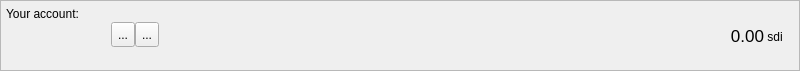
<?xml version="1.0" encoding="UTF-8"?>
<ui version="4.0">
 <class>AccountFrame</class>
 <widget class="QFrame" name="AccountFrame">
  <property name="geometry">
   <rect>
    <x>0</x>
    <y>0</y>
    <width>800</width>
    <height>71</height>
   </rect>
  </property>
  <property name="minimumSize">
   <size>
    <width>0</width>
    <height>70</height>
   </size>
  </property>
  <property name="maximumSize">
   <size>
    <width>16777215</width>
    <height>71</height>
   </size>
  </property>
  <property name="windowTitle">
   <string>Frame</string>
  </property>
  <property name="frameShape">
   <enum>QFrame::StyledPanel</enum>
  </property>
  <property name="frameShadow">
   <enum>QFrame::Plain</enum>
  </property>
  <layout class="QHBoxLayout" name="horizontalLayout_3">
   <property name="spacing">
    <number>0</number>
   </property>
   <property name="leftMargin">
    <number>5</number>
   </property>
   <property name="topMargin">
    <number>0</number>
   </property>
   <property name="rightMargin">
    <number>5</number>
   </property>
   <property name="bottomMargin">
    <number>0</number>
   </property>
   <item>
    <layout class="QVBoxLayout" name="verticalLayout_3">
     <property name="spacing">
      <number>1</number>
     </property>
     <property name="leftMargin">
      <number>0</number>
     </property>
     <property name="rightMargin">
      <number>0</number>
     </property>
     <item>
      <widget class="QLabel" name="label">
       <property name="minimumSize">
        <size>
         <width>0</width>
         <height>20</height>
        </size>
       </property>
       <property name="maximumSize">
        <size>
         <width>16777215</width>
         <height>20</height>
        </size>
       </property>
       <property name="text">
        <string>Your account:</string>
       </property>
       <property name="alignment">
        <set>Qt::AlignBottom|Qt::AlignLeading|Qt::AlignLeft</set>
       </property>
       <property name="margin">
        <number>0</number>
       </property>
       <property name="indent">
        <number>0</number>
       </property>
      </widget>
     </item>
     <item>
      <layout class="QHBoxLayout" name="horizontalLayout">
       <property name="spacing">
        <number>0</number>
       </property>
       <property name="bottomMargin">
        <number>0</number>
       </property>
       <item>
        <widget class="QLabel" name="m_addressLabel">
         <property name="sizePolicy">
          <sizepolicy hsizetype="Minimum" vsizetype="Preferred">
           <horstretch>0</horstretch>
           <verstretch>0</verstretch>
          </sizepolicy>
         </property>
         <property name="minimumSize">
          <size>
           <width>100</width>
           <height>22</height>
          </size>
         </property>
         <property name="maximumSize">
          <size>
           <width>16777215</width>
           <height>22</height>
          </size>
         </property>
         <property name="baseSize">
          <size>
           <width>0</width>
           <height>22</height>
          </size>
         </property>
         <property name="cursor">
          <cursorShape>IBeamCursor</cursorShape>
         </property>
         <property name="toolTip">
          <string>Your receiving address</string>
         </property>
         <property name="whatsThis">
          <string>This is your account address</string>
         </property>
         <property name="text">
          <string/>
         </property>
         <property name="alignment">
          <set>Qt::AlignBottom|Qt::AlignLeading|Qt::AlignLeft</set>
         </property>
         <property name="textInteractionFlags">
          <set>Qt::TextSelectableByKeyboard|Qt::TextSelectableByMouse</set>
         </property>
        </widget>
       </item>
       <item>
        <spacer name="horizontalSpacer_2">
         <property name="orientation">
          <enum>Qt::Horizontal</enum>
         </property>
         <property name="sizeType">
          <enum>QSizePolicy::Fixed</enum>
         </property>
         <property name="sizeHint" stdset="0">
          <size>
           <width>5</width>
           <height>25</height>
          </size>
         </property>
        </spacer>
       </item>
       <item>
        <widget class="QToolButton" name="m_copyButton">
         <property name="minimumSize">
          <size>
           <width>0</width>
           <height>25</height>
          </size>
         </property>
         <property name="toolTip">
          <string>Copy address</string>
         </property>
         <property name="statusTip">
          <string/>
         </property>
         <property name="whatsThis">
          <string/>
         </property>
         <property name="text">
          <string>...</string>
         </property>
         <property name="icon">
          <iconset resource="../../resources.qrc">
           <normaloff>:/icons/copy</normaloff>:/icons/copy</iconset>
         </property>
        </widget>
       </item>
       <item>
        <widget class="QToolButton" name="m_qrButton">
         <property name="minimumSize">
          <size>
           <width>0</width>
           <height>25</height>
          </size>
         </property>
         <property name="toolTip">
          <string>Show QR code</string>
         </property>
         <property name="statusTip">
          <string/>
         </property>
         <property name="text">
          <string>...</string>
         </property>
         <property name="icon">
          <iconset resource="../../resources.qrc">
           <normaloff>:/icons/qrcode</normaloff>:/icons/qrcode</iconset>
         </property>
        </widget>
       </item>
       <item>
        <spacer name="horizontalSpacer">
         <property name="orientation">
          <enum>Qt::Horizontal</enum>
         </property>
         <property name="sizeHint" stdset="0">
          <size>
           <width>0</width>
           <height>25</height>
          </size>
         </property>
        </spacer>
       </item>
       <item>
        <widget class="QLabel" name="totalBalance">
         <property name="sizePolicy">
          <sizepolicy hsizetype="Preferred" vsizetype="Preferred">
           <horstretch>0</horstretch>
           <verstretch>0</verstretch>
          </sizepolicy>
         </property>
         <property name="maximumSize">
          <size>
           <width>16777215</width>
           <height>24</height>
          </size>
         </property>
         <property name="font">
          <font>
           <pointsize>13</pointsize>
           <weight>50</weight>
           <bold>false</bold>
          </font>
         </property>
         <property name="toolTip">
          <string>Total balance</string>
         </property>
         <property name="statusTip">
          <string>Total balance</string>
         </property>
         <property name="text">
          <string>0.00</string>
         </property>
         <property name="alignment">
          <set>Qt::AlignBottom|Qt::AlignRight|Qt::AlignTrailing</set>
         </property>
         <property name="margin">
          <number>0</number>
         </property>
         <property name="textInteractionFlags">
          <set>Qt::TextSelectableByMouse</set>
         </property>
        </widget>
       </item>
       <item>
        <widget class="QLabel" name="label_2">
         <property name="sizePolicy">
          <sizepolicy hsizetype="Preferred" vsizetype="Fixed">
           <horstretch>0</horstretch>
           <verstretch>0</verstretch>
          </sizepolicy>
         </property>
         <property name="minimumSize">
          <size>
           <width>30</width>
           <height>20</height>
          </size>
         </property>
         <property name="maximumSize">
          <size>
           <width>16777215</width>
           <height>20</height>
          </size>
         </property>
         <property name="baseSize">
          <size>
           <width>-1</width>
           <height>20</height>
          </size>
         </property>
         <property name="text">
          <string> sdi</string>
         </property>
         <property name="alignment">
          <set>Qt::AlignBottom|Qt::AlignLeading|Qt::AlignLeft</set>
         </property>
         <property name="margin">
          <number>0</number>
         </property>
        </widget>
       </item>
      </layout>
     </item>
     <item>
      <widget class="QLabel" name="addressStatusLabel">
       <property name="minimumSize">
        <size>
         <width>0</width>
         <height>20</height>
        </size>
       </property>
       <property name="maximumSize">
        <size>
         <width>16777215</width>
         <height>20</height>
        </size>
       </property>
       <property name="text">
        <string/>
       </property>
       <property name="alignment">
        <set>Qt::AlignLeading|Qt::AlignLeft|Qt::AlignTop</set>
       </property>
       <property name="margin">
        <number>0</number>
       </property>
       <property name="indent">
        <number>0</number>
       </property>
      </widget>
     </item>
    </layout>
   </item>
  </layout>
 </widget>
 <resources>
  <include location="../../resources.qrc"/>
 </resources>
 <connections>
  <connection>
   <sender>m_copyButton</sender>
   <signal>clicked()</signal>
   <receiver>AccountFrame</receiver>
   <slot>copyAddress()</slot>
   <hints>
    <hint type="sourcelabel">
     <x>818</x>
     <y>26</y>
    </hint>
    <hint type="destinationlabel">
     <x>422</x>
     <y>295</y>
    </hint>
   </hints>
  </connection>
  <connection>
   <sender>m_qrButton</sender>
   <signal>clicked()</signal>
   <receiver>AccountFrame</receiver>
   <slot>showQR()</slot>
   <hints>
    <hint type="sourcelabel">
     <x>802</x>
     <y>34</y>
    </hint>
    <hint type="destinationlabel">
     <x>494</x>
     <y>35</y>
    </hint>
   </hints>
  </connection>
 </connections>
 <slots>
  <slot>copyAddress()</slot>
 </slots>
</ui>
